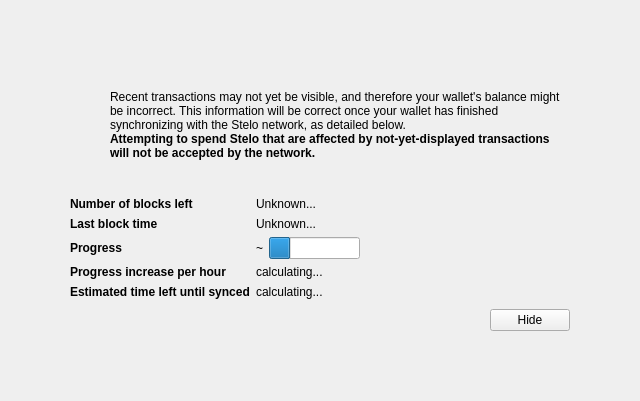
<?xml version="1.0" encoding="UTF-8"?>
<ui version="4.0">
 <class>ModalOverlay</class>
 <widget class="ModalOverlay" name="ModalOverlay">
  <property name="geometry">
   <rect>
    <x>0</x>
    <y>0</y>
    <width>640</width>
    <height>401</height>
   </rect>
  </property>
  <property name="windowTitle">
   <string>Form</string>
  </property>
  <layout class="QVBoxLayout" name="verticalLayout" stretch="0">
   <property name="sizeConstraint">
    <enum>QLayout::SetDefaultConstraint</enum>
   </property>
   <property name="leftMargin">
    <number>0</number>
   </property>
   <property name="topMargin">
    <number>0</number>
   </property>
   <property name="rightMargin">
    <number>0</number>
   </property>
   <property name="bottomMargin">
    <number>0</number>
   </property>
   <item>
    <widget class="QWidget" name="bgWidget" native="true">
     <property name="styleSheet">
      <string notr="true"/>
     </property>
     <layout class="QVBoxLayout" name="verticalLayoutMain" stretch="0">
      <property name="leftMargin">
       <number>60</number>
      </property>
      <property name="topMargin">
       <number>60</number>
      </property>
      <property name="rightMargin">
       <number>60</number>
      </property>
      <property name="bottomMargin">
       <number>60</number>
      </property>
      <item>
       <widget class="QWidget" name="contentWidget" native="true">
        <property name="styleSheet">
         <string notr="true"/>
        </property>
        <layout class="QVBoxLayout" name="verticalLayoutSub" stretch="1,0,0,0,0">
         <property name="spacing">
          <number>0</number>
         </property>
         <property name="leftMargin">
          <number>10</number>
         </property>
         <property name="topMargin">
          <number>10</number>
         </property>
         <property name="rightMargin">
          <number>10</number>
         </property>
         <property name="bottomMargin">
          <number>10</number>
         </property>
         <item>
          <layout class="QHBoxLayout" name="horizontalLayoutIconText" stretch="0,1">
           <property name="topMargin">
            <number>20</number>
           </property>
           <item>
            <layout class="QVBoxLayout" name="verticalLayoutIcon">
             <property name="leftMargin">
              <number>0</number>
             </property>
             <item>
              <widget class="QPushButton" name="warningIcon">
               <property name="enabled">
                <bool>false</bool>
               </property>
               <property name="text">
                <string/>
               </property>
               <property name="icon">
                <iconset>
                 <normaloff>:/icons/warning</normaloff>
                 <disabledoff>:/icons/warning</disabledoff>:/icons/warning</iconset>
               </property>
               <property name="iconSize">
                <size>
                 <width>48</width>
                 <height>48</height>
                </size>
               </property>
               <property name="flat">
                <bool>true</bool>
               </property>
              </widget>
             </item>
             <item>
              <spacer name="verticalSpacerWarningIcon">
               <property name="orientation">
                <enum>Qt::Vertical</enum>
               </property>
               <property name="sizeHint" stdset="0">
                <size>
                 <width>20</width>
                 <height>40</height>
                </size>
               </property>
              </spacer>
             </item>
            </layout>
           </item>
           <item>
            <layout class="QVBoxLayout" name="verticalLayoutInfoText">
             <property name="leftMargin">
              <number>0</number>
             </property>
             <property name="topMargin">
              <number>0</number>
             </property>
             <item>
              <widget class="QLabel" name="infoText">
               <property name="text">
                <string>Recent transactions may not yet be visible, and therefore your wallet's balance might be incorrect. This information will be correct once your wallet has finished synchronizing with the Stelo network, as detailed below.</string>
               </property>
               <property name="textFormat">
                <enum>Qt::RichText</enum>
               </property>
               <property name="wordWrap">
                <bool>true</bool>
               </property>
              </widget>
             </item>
             <item>
              <widget class="QLabel" name="infoTextStrong">
               <property name="font">
                <font>
                 <weight>75</weight>
                 <bold>true</bold>
                </font>
               </property>
               <property name="text">
                <string>Attempting to spend Stelo that are affected by not-yet-displayed transactions will not be accepted by the network.</string>
               </property>
               <property name="textFormat">
                <enum>Qt::RichText</enum>
               </property>
               <property name="wordWrap">
                <bool>true</bool>
               </property>
              </widget>
             </item>
             <item>
              <spacer name="verticalSpacerInTextSpace">
               <property name="orientation">
                <enum>Qt::Vertical</enum>
               </property>
               <property name="sizeHint" stdset="0">
                <size>
                 <width>20</width>
                 <height>40</height>
                </size>
               </property>
              </spacer>
             </item>
            </layout>
           </item>
          </layout>
         </item>
         <item>
          <spacer name="verticalSpacerAfterText">
           <property name="orientation">
            <enum>Qt::Vertical</enum>
           </property>
           <property name="sizeHint" stdset="0">
            <size>
             <width>20</width>
             <height>40</height>
            </size>
           </property>
          </spacer>
         </item>
         <item>
          <layout class="QFormLayout" name="formLayout">
           <property name="fieldGrowthPolicy">
            <enum>QFormLayout::FieldsStayAtSizeHint</enum>
           </property>
           <property name="horizontalSpacing">
            <number>6</number>
           </property>
           <property name="verticalSpacing">
            <number>6</number>
           </property>
           <property name="topMargin">
            <number>10</number>
           </property>
           <item row="0" column="0">
            <widget class="QLabel" name="labelNumberOfBlocksLeft">
             <property name="font">
              <font>
               <weight>75</weight>
               <bold>true</bold>
              </font>
             </property>
             <property name="text">
              <string>Number of blocks left</string>
             </property>
            </widget>
           </item>
           <item row="0" column="1">
            <widget class="QLabel" name="numberOfBlocksLeft">
             <property name="text">
              <string>Unknown...</string>
             </property>
            </widget>
           </item>
           <item row="1" column="0">
            <widget class="QLabel" name="labelLastBlockTime">
             <property name="font">
              <font>
               <weight>75</weight>
               <bold>true</bold>
              </font>
             </property>
             <property name="text">
              <string>Last block time</string>
             </property>
            </widget>
           </item>
           <item row="1" column="1">
            <widget class="QLabel" name="newestBlockDate">
             <property name="sizePolicy">
              <sizepolicy hsizetype="Maximum" vsizetype="Preferred">
               <horstretch>0</horstretch>
               <verstretch>0</verstretch>
              </sizepolicy>
             </property>
             <property name="text">
              <string>Unknown...</string>
             </property>
            </widget>
           </item>
           <item row="2" column="0">
            <widget class="QLabel" name="labelSyncDone">
             <property name="font">
              <font>
               <weight>75</weight>
               <bold>true</bold>
              </font>
             </property>
             <property name="text">
              <string>Progress</string>
             </property>
            </widget>
           </item>
           <item row="2" column="1">
            <layout class="QHBoxLayout" name="horizontalLayoutSync" stretch="0,1">
             <item>
              <widget class="QLabel" name="percentageProgress">
               <property name="text">
                <string>~</string>
               </property>
              </widget>
             </item>
             <item>
              <widget class="QProgressBar" name="progressBar">
               <property name="value">
                <number>24</number>
               </property>
               <property name="format">
                <string/>
               </property>
              </widget>
             </item>
            </layout>
           </item>
           <item row="4" column="0">
            <widget class="QLabel" name="labelProgressIncrease">
             <property name="font">
              <font>
               <weight>75</weight>
               <bold>true</bold>
              </font>
             </property>
             <property name="text">
              <string>Progress increase per hour</string>
             </property>
            </widget>
           </item>
           <item row="4" column="1">
            <widget class="QLabel" name="progressIncreasePerH">
             <property name="text">
              <string>calculating...</string>
             </property>
            </widget>
           </item>
           <item row="5" column="0">
            <widget class="QLabel" name="labelEstimatedTimeLeft">
             <property name="font">
              <font>
               <weight>75</weight>
               <bold>true</bold>
              </font>
             </property>
             <property name="text">
              <string>Estimated time left until synced</string>
             </property>
            </widget>
           </item>
           <item row="5" column="1">
            <widget class="QLabel" name="expectedTimeLeft">
             <property name="text">
              <string>calculating...</string>
             </property>
            </widget>
           </item>
          </layout>
         </item>
         <item>
          <layout class="QHBoxLayout" name="horizontalLayoutButtons">
           <property name="leftMargin">
            <number>10</number>
           </property>
           <property name="topMargin">
            <number>10</number>
           </property>
           <item>
            <spacer name="horizontalSpacer">
             <property name="orientation">
              <enum>Qt::Horizontal</enum>
             </property>
             <property name="sizeHint" stdset="0">
              <size>
               <width>40</width>
               <height>20</height>
              </size>
             </property>
            </spacer>
           </item>
           <item>
            <widget class="QPushButton" name="closeButton">
             <property name="text">
              <string>Hide</string>
             </property>
            </widget>
           </item>
          </layout>
         </item>
         <item>
          <layout class="QVBoxLayout" name="verticalLayout_2">
           <item>
            <spacer name="verticalSpacer">
             <property name="orientation">
              <enum>Qt::Vertical</enum>
             </property>
             <property name="sizeHint" stdset="0">
              <size>
               <width>20</width>
               <height>40</height>
              </size>
             </property>
            </spacer>
           </item>
          </layout>
         </item>
        </layout>
       </widget>
      </item>
     </layout>
    </widget>
   </item>
  </layout>
 </widget>
 <customwidgets>
  <customwidget>
   <class>ModalOverlay</class>
   <extends>QWidget</extends>
   <header>modaloverlay.h</header>
   <container>1</container>
  </customwidget>
 </customwidgets>
 <resources/>
 <connections/>
</ui>
